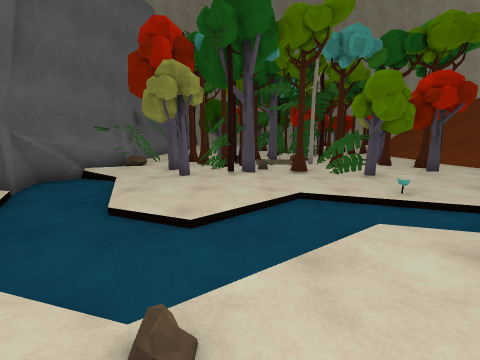
View 1 (above)

19 first-person views from a walk through a scene from a Unity 3-D project. The camera is 1.4 m above the floor, tilts 10° down and sees 90° across. The floor is counted in squares, 1 m on a side. Each view is taken from the middle of a square. On the plan, view 1 faces up. The plan holds only what a view shows up to about 13 squares ahead; the rest is blank. The place goes on beyond the plan. The player is left out. Some animated figures are left out.

View 2
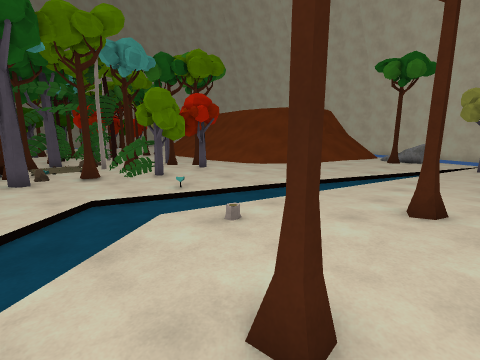

View 3
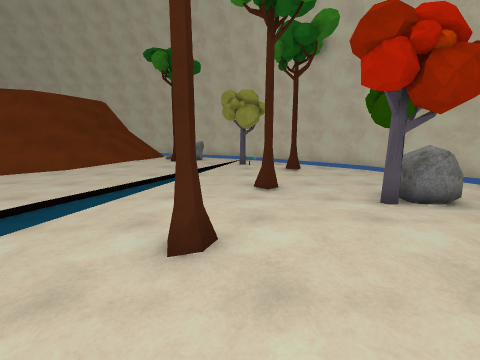

View 4
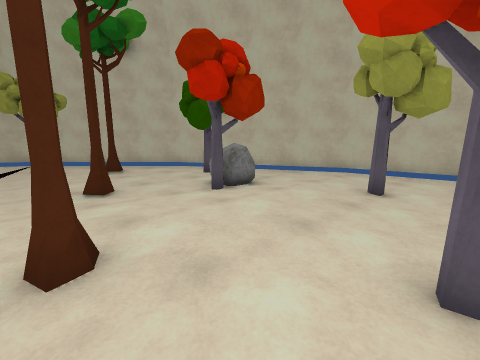

View 5
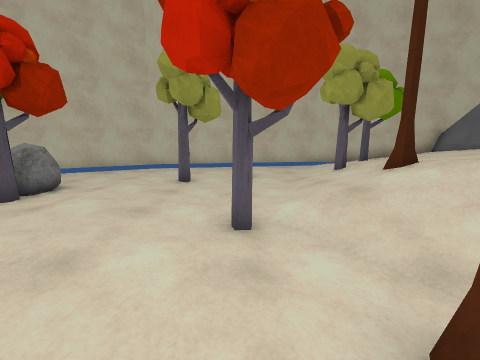

View 6
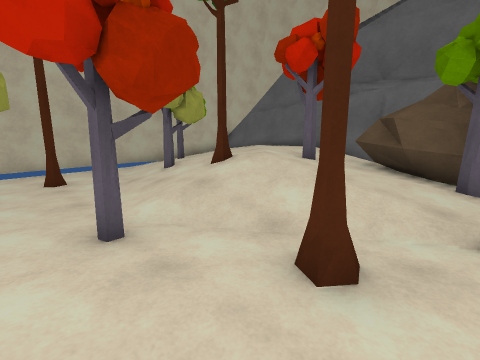

View 7
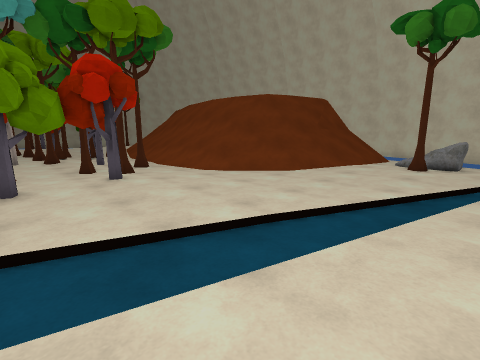

View 8
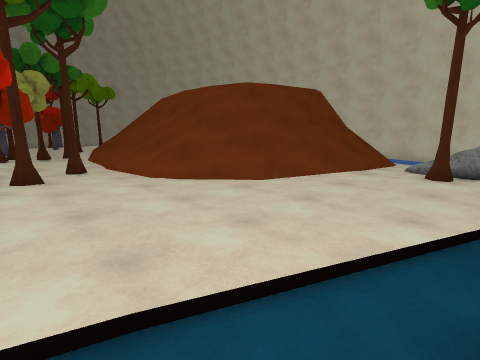

View 9
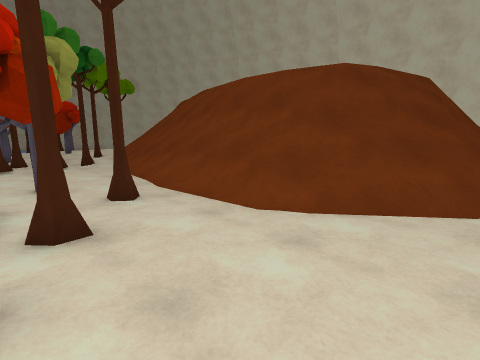

View 10
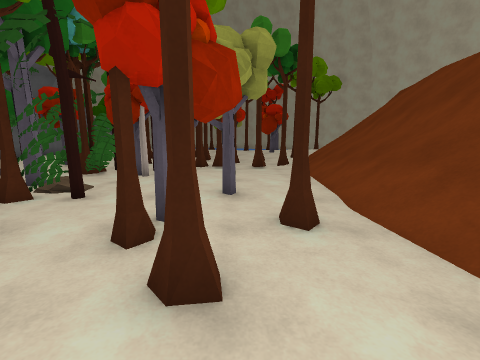

View 11
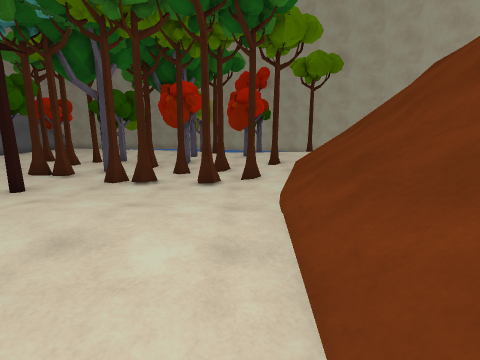

View 12
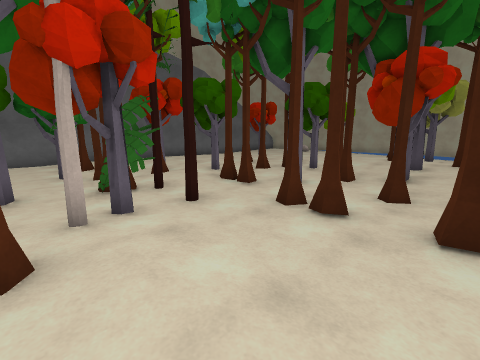

View 13
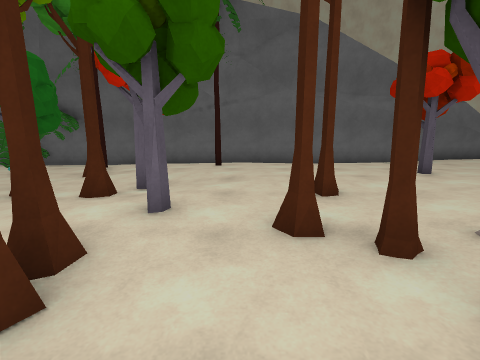

View 14
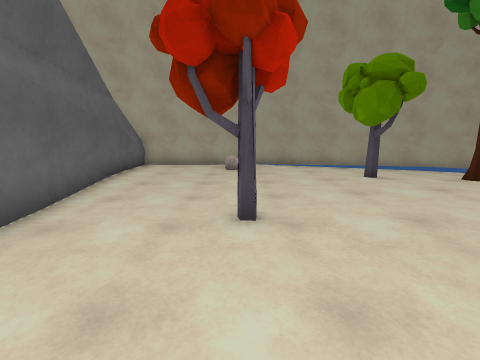

View 15
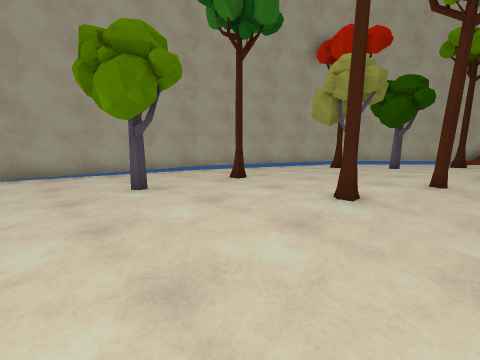

View 16
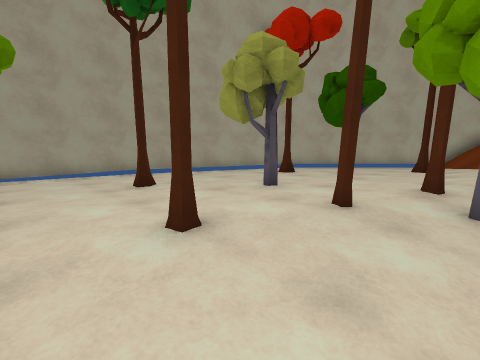

View 17
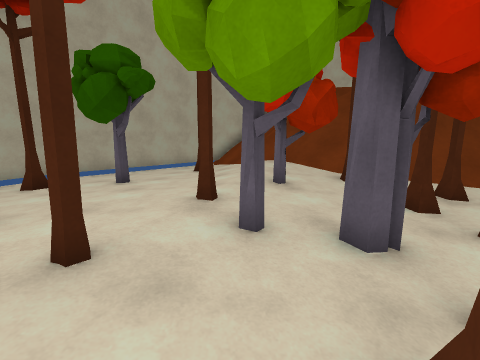

View 18
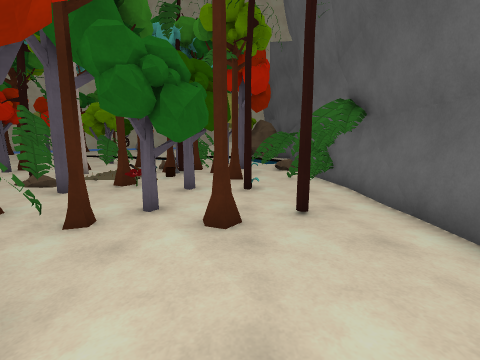

View 19
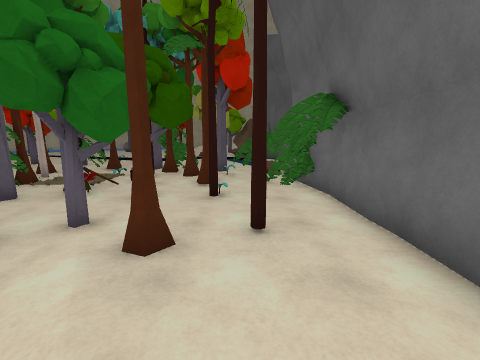

### Floor plan
Key: @ floor where view 1 was taken; # wall or solid block; . main floor; : floor 0.25 m higher than the main floor; - floor 0.25 m lower than the main floor; + floor 0.5 m higher than the main floor; * floor 0.75 m higher than the main floor; % floor 1 m higher than the main floor; / step, stairs or slope; = window, fence, low wall or low ledge; v drop or lower ground; R rock; O other object.
Columns run from 8 left of view 1 to 24 right of it. Each row starts with its distance up from view 1.
 40    #########
 39  ###:: .:..######
 38  #:::./::::.....###
 37  #:::..:::::......##=
 36  #::..::::::::......###
 35  #:...::::O:::O::.....##
 34  #...::::::::::::::.O..##
 33  ##..::::::+:::::::::...##
 32   #.:::::::+++::O:::O:...##
 31   #.::O::::++O+++:::O::...##
 30   #.::::::::+++O+++::::OO  ##
 29   #.:::::::::::+++O+:::::://##
 28   #.:::::.:/::::O+++++///////#
 27   #::::::O.OOOO.O::OO++///
 26   #::::::..O...OO.:::++///
 25   #::::::..........:O:////
 24   #O#::..:O..OO..OO. //// =
 23   #.::...O.OO......../////=
 22  ##.::.OOO.....OO.OO.//////
 21  #................O../////
 20  #...O..OOOOO#......//////
 19  #..O..O..OO.O......//////
 18  #.....OO....O.::.../////v
 17  #O..O....OO#..O:.../////v
 16  #OO.OOOOO#OOR....../////
 15  #O..O ....OOO..OO../////
 14  OOO.O .:. =......../////
 13   #.O.O O.//#...O.O./////v
 12  ##O...OOO...O.O....//////
 11  #OOOO.OOO.OOO..OO..//////v
 10  #OO..OOO..OOO......////////v   v
  9 ##-/..OOO...OO#OO....////////v vv
  8 ##--/................//////=== vv
  7  #--/.................////////  #
  6    --/...///O...........////// v
  5    --//./----//.........../////#
  4     ---/--//----//........./...#
  3      ----/...//---//.....O.   #
  2      ////........//-//.....RR #
  1    OOO///...........//-//....#
  0    OOO//@/O...O........////.##
 -1    OO+///................O./#
 -2  ##+O*////...:::..O....O...##
 -3   #/*O/////O..:........O..#=
 -4   #%%%%O///.....O......O.#
 -5   #%%%/////.....RR......#=
 -6   #%%//O//......RR ....#=
 -7   #%///OO/...O.....OO##=
 -8   #//////..........###
 -9   #/ ////..O.....###
-10   #  O//.......###
-11   #####/.######=
-12       ####

Where each view was taken, in squares from view 1:
view 1: 0 up, 0 right, facing up
view 2: 1 down, 0 right, facing up-right
view 3: 1 down, 3 right, facing right
view 4: 0 up, 3 right, facing down-right
view 5: 1 up, 3 right, facing down
view 6: 1 up, 4 right, facing down-left
view 7: 1 up, 5 right, facing up-right
view 8: 2 up, 8 right, facing up-right
view 9: 7 up, 8 right, facing up-right
view 10: 9 up, 9 right, facing up
view 11: 14 up, 11 right, facing up
view 12: 17 up, 10 right, facing up-left
view 13: 25 up, 6 right, facing left
view 14: 27 up, 2 left, facing up
view 15: 29 up, 0 right, facing up-right
view 16: 28 up, 3 right, facing up-right
view 17: 28 up, 5 right, facing right
view 18: 24 up, 3 left, facing down
view 19: 23 up, 4 left, facing down
